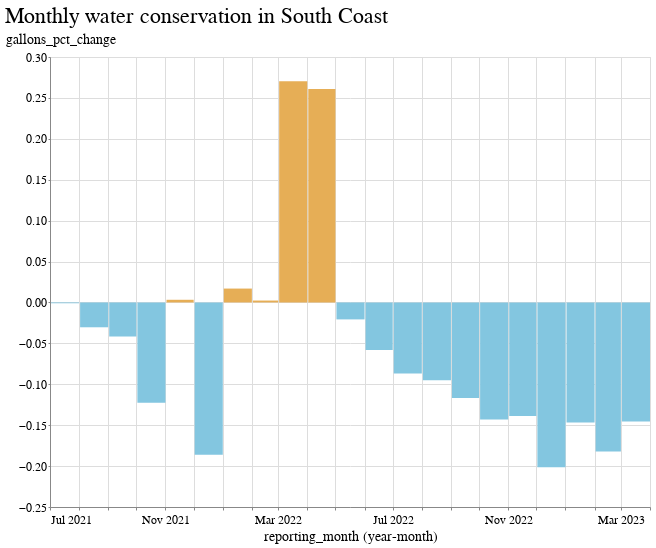

Notebook code cell kept with this figure:
### Code cell
chart_data = regions_df[regions_df.hydrologic_region=="South Coast"]
name = chart_data.iloc[0]["hydrologic_region"]

alt.Chart(
    chart_data
).mark_bar().encode(
    x=alt.X('yearmonth(reporting_month):T'),
    y="gallons_pct_change:Q",
    color=alt.condition(
        alt.datum.gallons_pct_change > 0,
        alt.value("#e6ae56"),  # The positive color
        alt.value("#83c6e0")  # The negative color
    ),
    tooltip=["reporting_month","gallons_pct_change"]
).properties(title=f"Monthly water conservation in {name}", width=600)

### Figure 1 — Vega-Lite specification as saved in the notebook (floating-point values rounded to 4 significant figures)
{"config": {"view": {"width": 800, "height": 450}, "background": "#ffffff", "title": {"anchor": "start", "font": "BentonGothic-Bold, sans", "fontColor": "#000000", "fontSize": 22, "fontWeight": "normal"}, "arc": {"fill": "#82c6df"}, "area": {"fill": "#82c6df"}, "line": {"stroke": "#82c6df", "strokeWidth": 3}, "path": {"stroke": "#82c6df"}, "rect": {"fill": "#82c6df"}, "shape": {"stroke": "#82c6df"}, "bar": {"fill": "#82c6df"}, "point": {"stroke": "#82c6df"}, "symbol": {"fill": "#82c6df", "size": 30}, "axis": {"titleFont": "BentonGothic-Bold, sans", "titleFontSize": 14, "titleFontWeight": "normal", "labelFont": "BentonGothic, sans", "labelFontSize": 12, "labelFontWeight": "normal"}, "axisX": {"labelAngle": 0, "labelPadding": 4, "tickSize": 3}, "axisY": {"labelBaseline": "middle", "maxExtent": 45, "minExtent": 45, "tickSize": 2, "titleAlign": "left", "titleAngle": 0, "titleX": -45, "titleY": -11}, "legend": {"titleFont": "BentonGothic-Bold, sans", "titleFontSize": 14, "titleFontWeight": "normal", "symbolType": "square", "labelFont": "BentonGothic, sans", "labelFontSize": 13}, "range": {"category": ["#3580b1", "#ec8431", "#ab7fb4", "#c89d29", "#adc839", "#829eb1"], "diverging": ["#e68a4f", "#f4bb6a", "#f9e39c", "#dadfe2", "#a6b7c6", "#849eae"], "heatmap": ["#fbf2c7", "#f9e39c", "#f8d36e", "#f4bb6a", "#e68a4f", "#d15a40", "#ab4232"], "ordinal": ["#fbf2c7", "#f9e39c", "#f8d36e", "#f4bb6a", "#e68a4f", "#d15a40", "#ab4232"], "ramp": ["#fbf2c7", "#f9e39c", "#f8d36e", "#f4bb6a", "#e68a4f", "#d15a40", "#ab4232"]}}, "data": {"name": "data-d7228e0464b73de5b0c2146c9a451335"}, "mark": "bar", "encoding": {"color": {"condition": {"value": "#e6ae56", "test": "(datum.gallons_pct_change > 0)"}, "value": "#83c6e0"}, "tooltip": [{"field": "reporting_month", "type": "temporal"}, {"field": "gallons_pct_change", "type": "quantitative"}], "x": {"field": "reporting_month", "timeUnit": "yearmonth", "type": "temporal"}, "y": {"field": "gallons_pct_change", "type": "quantitative"}}, "title": "Monthly water conservation in South Coast", "width": 600, "$schema": "https://vega.github.io/schema/vega-lite/v4.17.0.json", "datasets": {"data-d7228e0464b73de5b0c2146c9a451335": [{"hydrologic_region": "South Coast", "reporting_month": "2021-07-15T00:00:00", "total_gallons_current": 99310000000.0, "total_gallons_baseline": 99410000000.0, "supplier_name": 174, "gallons_pct_change": -0.000989}, {"hydrologic_region": "South Coast", "reporting_month": "2021-08-15T00:00:00", "total_gallons_current": 99460000000.0, "total_gallons_baseline": 102600000000.0, "supplier_name": 174, "gallons_pct_change": -0.03034}, {"hydrologic_region": "South Coast", "reporting_month": "2021-09-15T00:00:00", "total_gallons_current": 91750000000.0, "total_gallons_baseline": 95740000000.0, "supplier_name": 174, "gallons_pct_change": -0.04163}, {"hydrologic_region": "South Coast", "reporting_month": "2021-10-15T00:00:00", "total_gallons_current": 80550000000.0, "total_gallons_baseline": 91800000000.0, "supplier_name": 174, "gallons_pct_change": -0.1225}, {"hydrologic_region": "South Coast", "reporting_month": "2021-11-15T00:00:00", "total_gallons_current": 76360000000.0, "total_gallons_baseline": 76110000000.0, "supplier_name": 174, "gallons_pct_change": 0.003269}, {"hydrologic_region": "South Coast", "reporting_month": "2021-12-15T00:00:00", "total_gallons_current": 61110000000.0, "total_gallons_baseline": 75090000000.0, "supplier_name": 174, "gallons_pct_change": -0.1862}, {"hydrologic_region": "South Coast", "reporting_month": "2022-01-15T00:00:00", "total_gallons_current": 62720000000.0, "total_gallons_baseline": 61670000000.0, "supplier_name": 173, "gallons_pct_change": 0.01697}, {"hydrologic_region": "South Coast", "reporting_month": "2022-02-15T00:00:00", "total_gallons_current": 65740000000.0, "total_gallons_baseline": 65590000000.0, "supplier_name": 174, "gallons_pct_change": 0.00234}, {"hydrologic_region": "South Coast", "reporting_month": "2022-03-15T00:00:00", "total_gallons_current": 75100000000.0, "total_gallons_baseline": 59110000000.0, "supplier_name": 174, "gallons_pct_change": 0.2705}, {"hydrologic_region": "South Coast", "reporting_month": "2022-04-15T00:00:00", "total_gallons_current": 76570000000.0, "total_gallons_baseline": 60730000000.0, "supplier_name": 173, "gallons_pct_change": 0.2609}, {"hydrologic_region": "South Coast", "reporting_month": "2022-05-15T00:00:00", "total_gallons_current": 84310000000.0, "total_gallons_baseline": 86100000000.0, "supplier_name": 173, "gallons_pct_change": -0.02071}, {"hydrologic_region": "South Coast", "reporting_month": "2022-06-15T00:00:00", "total_gallons_current": 85680000000.0, "total_gallons_baseline": 90970000000.0, "supplier_name": 174, "gallons_pct_change": -0.05808}, {"hydrologic_region": "South Coast", "reporting_month": "2022-07-15T00:00:00", "total_gallons_current": 90180000000.0, "total_gallons_baseline": 98770000000.0, "supplier_name": 172, "gallons_pct_change": -0.08697}, {"hydrologic_region": "South Coast", "reporting_month": "2022-08-15T00:00:00", "total_gallons_current": 92060000000.0, "total_gallons_baseline": 101700000000.0, "supplier_name": 172, "gallons_pct_change": -0.09509}, {"hydrologic_region": "South Coast", "reporting_month": "2022-09-15T00:00:00", "total_gallons_current": 84440000000.0, "total_gallons_baseline": 95610000000.0, "supplier_name": 173, "gallons_pct_change": -0.1169}, {"hydrologic_region": "South Coast", "reporting_month": "2022-10-15T00:00:00", "total_gallons_current": 78480000000.0, "total_gallons_baseline": 91570000000.0, "supplier_name": 171, "gallons_pct_change": -0.143}, {"hydrologic_region": "South Coast", "reporting_month": "2022-11-15T00:00:00", "total_gallons_current": 63950000000.0, "total_gallons_baseline": 74250000000.0, "supplier_name": 167, "gallons_pct_change": -0.1387}, {"hydrologic_region": "South Coast", "reporting_month": "2022-12-15T00:00:00", "total_gallons_current": 59420000000.0, "total_gallons_baseline": 74400000000.0, "supplier_name": 170, "gallons_pct_change": -0.2013}, {"hydrologic_region": "South Coast", "reporting_month": "2023-01-15T00:00:00", "total_gallons_current": 52250000000.0, "total_gallons_baseline": 61250000000.0, "supplier_name": 169, "gallons_pct_change": -0.1469}, {"hydrologic_region": "South Coast", "reporting_month": "2023-02-15T00:00:00", "total_gallons_current": 52680000000.0, "total_gallons_baseline": 64420000000.0, "supplier_name": 165, "gallons_pct_change": -0.1822}, {"hydrologic_region": "South Coast", "reporting_month": "2023-03-15T00:00:00", "total_gallons_current": 47250000000.0, "total_gallons_baseline": 55280000000.0, "supplier_name": 152, "gallons_pct_change": -0.1454}]}}
